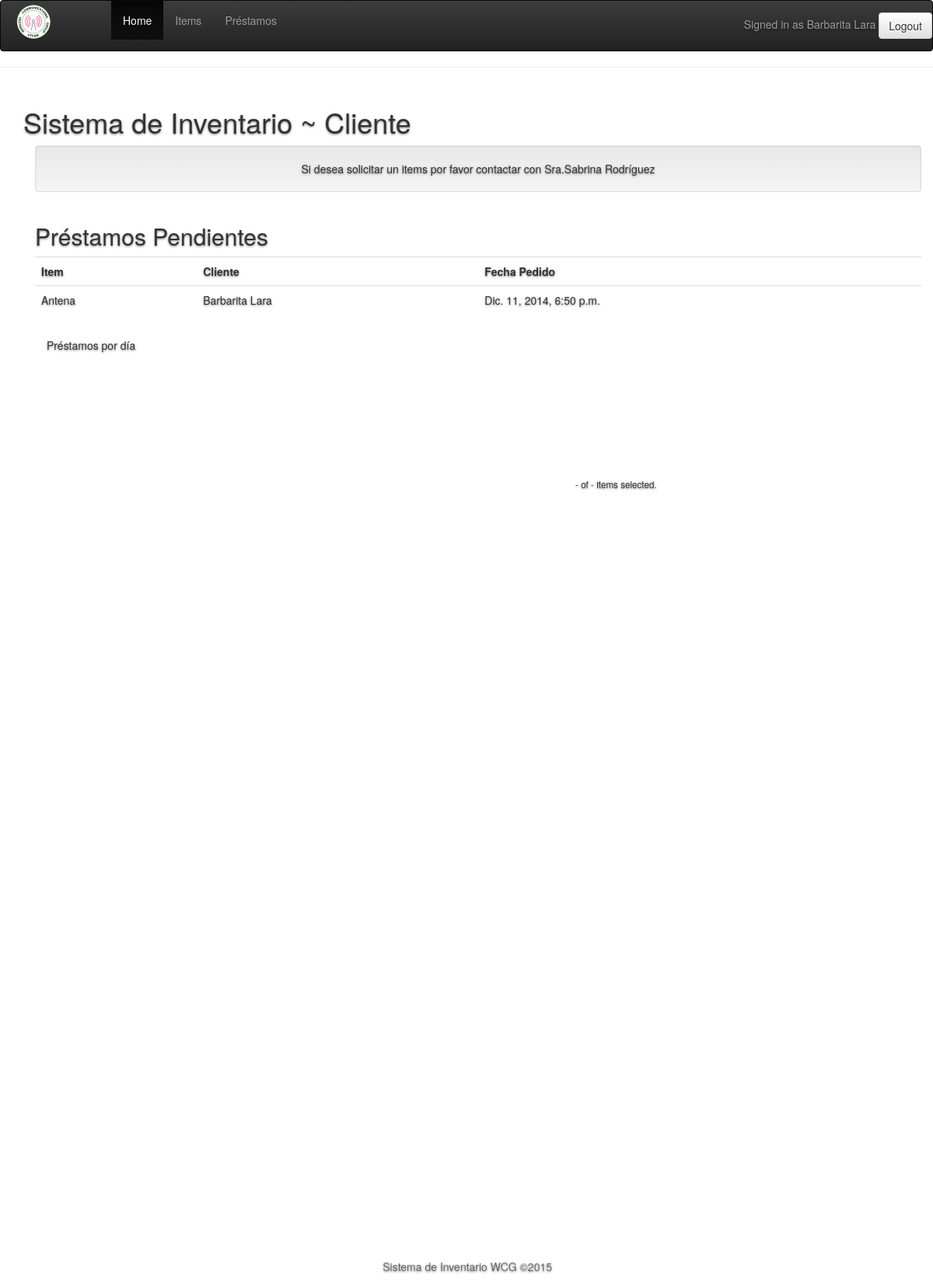
/dashboard (signed in), run on the app's committed database.
### inventory/models.py (models this page shows, shortened)
class Loan(models.Model):
	client = models.ForeignKey(Client)
	item = models.ForeignKey(Item)
	loan_date = models.DateTimeField()
	return_date = models.DateTimeField(blank=True, null=True)
	is_active = models.BooleanField(default=True)

class Item(models.Model):
	ITEM_TYPE_CHOICES = (
		('Item', 'Item'),
		('Instrument', 'Instrument'),
		('Material', 'Material'),
		('Tool', 'Tool')
	)
	location = models.ForeignKey(Location)
	sublocation = models.ForeignKey(SubLocation, null=True)
	name = models.CharField(max_length=100)
	description = models.CharField(max_length=100)
	purchase_date = models.DateField()
	stock = models.IntegerField(default=1)
	item_type = models.CharField(max_length=10, choices=ITEM_TYPE_CHOICES, default='Item')
	photo = models.ImageField(upload_to="item_photo/", default="item_photo/no_photo.jpg")

class Client(models.Model):
	user = models.OneToOneField(User)
	rut = models.CharField(max_length=15)
	loans = models.ManyToManyField(Item, through='Loan', blank=True)

### inventory/views/user.py (the view)
# urls.py: url(r'^dashboard'                           ,'inventory.views.user.dashboard'),
@login_required
def dashboard(request):
	if Administrator.objects.filter( user = request.user).exists():
		print Administrator.objects.filter( user = request.user)
		loans = Loan.objects.all().order_by('-loan_date')[:10]
		active_loans = Loan.objects.filter(is_active=True).order_by('-loan_date')[:10]
		return render_to_response('dashboard_admin.html',{"loans":loans, "active_loans":active_loans}, context_instance=RequestContext(request))
	elif Client.objects.filter(user = request.user).exists():
		active_loans = Loan.objects.filter(client__user = request.user, is_active=True).order_by('-loan_date')
		return render_to_response('dashboard_client.html', { "active_loans":active_loans}, context_instance=RequestContext(request))
	else:
		return HttpResponseRedirect('/login')

### inventory/templates/dashboard_client.html (shortened to what this page needs)
{% extends 'base.html' %}
{% block contenido %}
  <div class="site-wrapper">
		<div class="site-wrapper-inner">
     <div class="inner">
        <div class="inner cover">
    <h1>Sistema de Inventario ~ Cliente</h1>
<div class="container">
    <div class="row">
            <div class="col-lg-12">
                <div class="well text-center">
                    Si desea solicitar un items por favor contactar con Sra.Sabrina Rodríguez
                </div>
            </div>
        </div>
    <h2>Préstamos Pendientes</h2>
    <table class="table">
        <tr>
            <th>Item</th>
            <th>Cliente</th>
            <th>Fecha Pedido</th>
        </tr>
        {% for loan in active_loans %}
            {% if loan.is_active %}
            <tr>
                <td>{{ loan.item.name }}</td>
                <td>{{ loan.client.user.first_name}} {{ loan.client.user.last_name }}</td>
                <td>{{ loan.loan_date }}</td>
            </tr>
            {% endif %}
        {% empty %}
            <tr>
                <td>No existen Préstamos Pendientes</td>
            </tr>
        {% endfor %}
    </table>
</div>
<div class="container">
<div class=container>
<div id="charts">
  <div id="hour-chart" class="chart">
    <div class="title">Préstamos por día</div>
  </div>
</div>
<aside id="totals"><span id="active">-</span> of <span id="total">-</span> items selected.</aside>
<div id="lists">
  <div id="flight-list" class="list"></div>
</div>
</div>
{% endblock %}

### inventory/templates/base.html (shortened to what this page needs)
{% load bootstrap3 %}
<!DOCTYPE html>
<html lang='es'>
<head>
  <link rel='stylesheet' href='{{STATIC_URL}}css/base.css'>
  {% bootstrap_css %}
  <link rel="stylesheet" href="http://maxcdn.bootstrapcdn.com/bootstrap/3.2.0/css/bootstrap.min.css">
  <link rel="stylesheet" href="http://maxcdn.bootstrapcdn.com/bootstrap/3.2.0/css/bootstrap-theme.min.css">
</head>
  <header>
	<nav class="navbar navbar-inverse" role="navigation">
  <div class="container-fluid">
    <div class="navbar-header">
      <a class="navbar-brand" rel="home" href="#" title="WCG">
        <img style="max-width:50%; margin-top: -10px;"
             src="{{STATIC_URL}}img/logo.png"></a>
    </div>
    <div class="collapse navbar-collapse" id="bs-example-navbar-collapse-1">
        <ul class="nav navbar-nav">
        <li class="active"><a href="{{TEMPLATE_DIRS}}/dashboard">Home</a></li>
        <li><a href="{{TEMPLATE_DIRS}}/list_items">Items</a></li>
        <li><a href="{{TEMPLATE_DIRS}}/list_loans">Préstamos</a></li>
        </ul>
        <ul class="nav navbar-nav navbar-right">
        <p class="navbar-text navbar-right">Signed in as {{user.first_name|capfirst}} {{user.last_name|capfirst}} <a class="btn btn-default" href="/logout">
            	Logout</a></p>
      </ul>
      </div>
  </div>
</nav>
	<hr>
  </header>
		<body>
      <div>
	    {% block contenido %}{% endblock %}
	    </div>
    </div>
    <div class='mastfoot' style="text-align:right;">
  	  <p>Sistema de Inventario WCG &copy;2015</p>
    </div>
    </div>
    </div>
  </div>
</body>
</html>

### inventory/static/css/base.css (style rules this page uses)
a, a:focus, a:hover { color: #fff; }
.btn-default, .btn-default:hover, .btn-default:focus { color: #333; text-shadow: none; background-color: #fff; border: 1px solid #fff; }
html,body { height: 100%; }
body { color: #000; text-align: left; text-shadow: 0 1px 3px rgba(0,0,0,.5); }
.site-wrapper { display: table; width: 100%; height: 100%; min-height: 100%; }
.site-wrapper-inner { display: table-cell; vertical-align: top; }
.inner { padding: 10px; }
.cover { padding: 0 20px; }
.mastfoot { color: #000000; color: rgba(0,0,0,.5); }
@media (min-width: 768px) { .mastfoot { position: fixed; bottom: 0; } }
@media (min-width: 768px) { .site-wrapper-inner { vertical-align: top; } }
@media (min-width: 768px) { .masthead, .mastfoot, .cover-container { width: 100%; } }
@media (min-width: 992px) { .masthead, .mastfoot, .cover-container { width: 700px; } }

### inventory/templates/dashboard_client.html (style rules this page uses)
#charts { padding: 10px 0; }
.chart { display: inline-block; height: 151px; margin-bottom: 20px; }
#hour-chart { width: 260px; }
#flight-list { min-height: 1024px; }
aside { position: absolute; left: 740px; font-size: smaller; width: 220px; }

### data on the page
Loan: item.name "Antena", client.user.first_name "Barbarita", client.user.last_name "Lara", loan_date "Dic. 11, 2014, 6:50 p.m."

### other printed values
{{ user.first_name|capfirst }} "Barbarita"
{{ user.last_name|capfirst }} "Lara"
